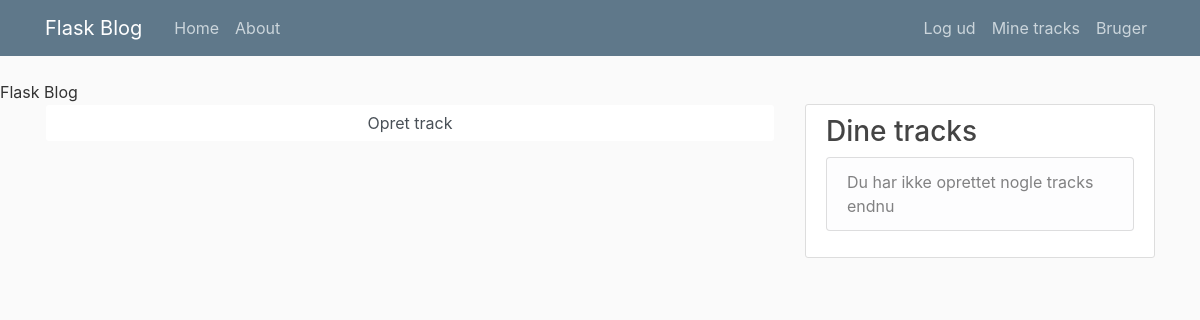
The app's page /my_tracks (signed in), older data.
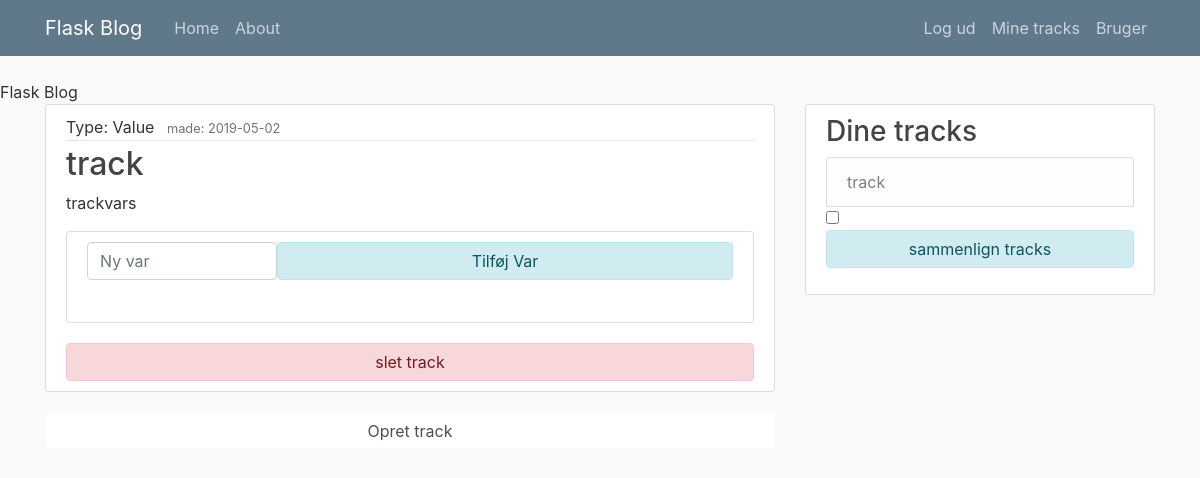
The same page, newer data.
### tables this page shows
CREATE TABLE tracks(
                               Id INTEGER PRIMARY KEY AUTOINCREMENT,
                               user_id INTEGER,
                               name TEXT,
                               unit TEXT,
                               type INTEGER,
                               createdate TEXT,
                               scalesize INT
                               );

### main.py (the view)
@app.route("/my_tracks")
def my_tracks():
    return my_render("my_tracks.html")

### main.py (called while the page is built)
def get_login_status():
    return 'currentuser' in session

def my_render(template, **kwargs):
    login_status = get_login_status()
    tracks=get_tracks()
    if len(tracks) < 1:
        noTracks = True
    else:
        noTracks = False
    return render_template(template, tracks=tracks, noTracks=noTracks, loggedin=login_status, **kwargs)

def get_tracks():
    c = get_db().cursor()
    if 'currentuser' in session:
        c.execute('''
              SELECT * FROM tracks WHERE user_id=?
              ''',(session['currentuser'],))
    tracks = []
    for track in c:
        tracks.append(track)
    return tracks

def get_db():
    db = g.get("_database", None)
    if db is None:
        db = g._database = sqlite3.connect(DATABASE)
    return db

@app.teardown_appcontext
def close_connection(exception):
    db = getattr(g,"_database", None)
    if db is not None:
        db.close()

### templates/my_tracks.html (shortened to what this page needs)
{% extends "layout.html" %}
{% block content %}
    {% for track in tracks %}
        <article class="media content-section">
          <div class="media-body">
            <div class="article-metadata">
            {% if track[4] == 0 %}
              <a class="mr-2">Type: Value</a>
            {% elif track[4] == 1 %}
              <a class="mr-2">Type: Time</a>
              {% endif %}
              <small class="text-muted">made: {{ track[5] }}</small>
            </div>
            <h2><a class="article-title" href="my_tracks_show?id={{ track[0] }}">{{ track[2] }}</a></h2>
            <p class="article-content">trackvars</p>
            <form action="create_var?id={{ track[0] }}" method="post">
              <article class="media content-section">
                {% if track[4] == 0 %}
                <div class="form-group">
                  <div class="form-group">
                  <input type="number" id="var" name="var" class="form-control" placeholder="Ny var">
                  </div>
                </div>
                {% endif %}
                <input type="submit" class="form-control btn btn-login alert-info" value="Tilføj Var"></input>
              </article>
             </form>
            <form action="delete_track?id={{ track[0] }}" method="post">
            <input type="submit" class="form-control btn btn-login alert-danger" value="slet track"></input>
            </form>
          </div>
        </article>
    {% endfor %}
    <a input="button" class="form-control btn btn-login" href="/create_track">Opret track</a>
{% endblock content %}
{% block compare %}
<form action="compare_tracks" method="post">
    <fieldset>
          {% for track in tracks %}
            <input type="checkbox" name="tracks" value={{track[0]}}>
          {% endfor %}
        <br>
       <input type="submit" class="form-control btn btn-login alert-info" value="sammenlign tracks"></input>
    </fieldset>
</form>
{% endblock compare %}

### templates/layout.html (shortened to what this page needs)
<!DOCTYPE html>
<html>
<head>
    <link rel="stylesheet" href="https://maxcdn.bootstrapcdn.com/bootstrap/4.0.0/css/bootstrap.min.css">
     <link rel="stylesheet" type="text/css" href="{{ url_for("static", filename="main.css") }}"
    {% if title %}
        <title>Flask BLog - {{title}}</title>
    {% else %}
        <title>Flask Blog</title>
    {% endif %}
</head>
<body>
    <header class="site-header">
      <nav class="navbar navbar-expand-md navbar-dark bg-steel fixed-top">
        <div class="container">
          <a class="navbar-brand mr-4" href="/">Flask Blog</a>
          <div class="collapse navbar-collapse" id="navbarToggle">
            <div class="navbar-nav mr-auto">
              <a class="nav-item nav-link" href="/">Home</a>
              <a class="nav-item nav-link" href="/about">About</a>
            </div>
            <div class="navbar-nav">
              {% if loggedin == True %}
                <a class="nav-item nav-link" href="/logout">Log ud</a>
                <a class="nav-item nav-link" href="/my_tracks">Mine tracks</a>
                <a class="nav-item nav-link" href="/user">Bruger</a>
              {% else %}
                <a class="nav-item nav-link" href="/login">Login</a>
                <a class="nav-item nav-link" href="/register">Register</a>
              {% endif %}
            </div>
          </div>
        </div>
      </nav>
    </header>
    <main role="main" class="container">
      <div class="row">
        <div class="col-md-8">
          {% block content %}{% endblock %}
        </div>
        <div class="col-md-4">
          <div class="content-section">
          {% if loggedin == True %}
            {% if noTracks == False %}
            <h3>Dine tracks</h3>
              <ul class="list-group">
              {% for track in tracks %}
                <a class="list-group-item list-group-item-light" href="#">{{ track[2] }}</a>
                {% endfor %}
                {% block compare %}{% endblock %}
              </ul>
            {% else %}
            <h3>Dine tracks</h3>
              <ul class="list-group">
                <li class="list-group-item list-group-item-light">Du har ikke oprettet nogle tracks endnu</li>
              </ul>
            {% endif %}
          {% endif %}
          </div>
        </div>
      </div>
    </main>
</body>
</html>

### static/main.css (style rules this page uses)
body { background: #fafafa; color: #333333; margin-top: 5rem; }
h1, h2, h3, h4, h5, h6 { color: #444444; }
.bg-steel { background-color: #5f788a; }
.site-header .navbar-nav .nav-link { color: #cbd5db; }
.content-section { background: #ffffff; padding: 10px 20px; border: 1px solid #dddddd; border-radius: 3px; margin-bottom: 20px; }
.article-title { color: #444444; }
.article-content { white-space: pre-line; }
.article-metadata { padding-bottom: 1px; margin-bottom: 4px; border-bottom: 1px solid #e3e3e3 }

Row changes from the older to the newer data that the page shows:
added tracks: type "Type: Value", createdate "2019-05-02", name "track"
Text that changed along with them:
form field value: (not shown) → "sammenlign tracks"
text no longer shown: "Du har ikke oprettet nogle tracks endnu"
